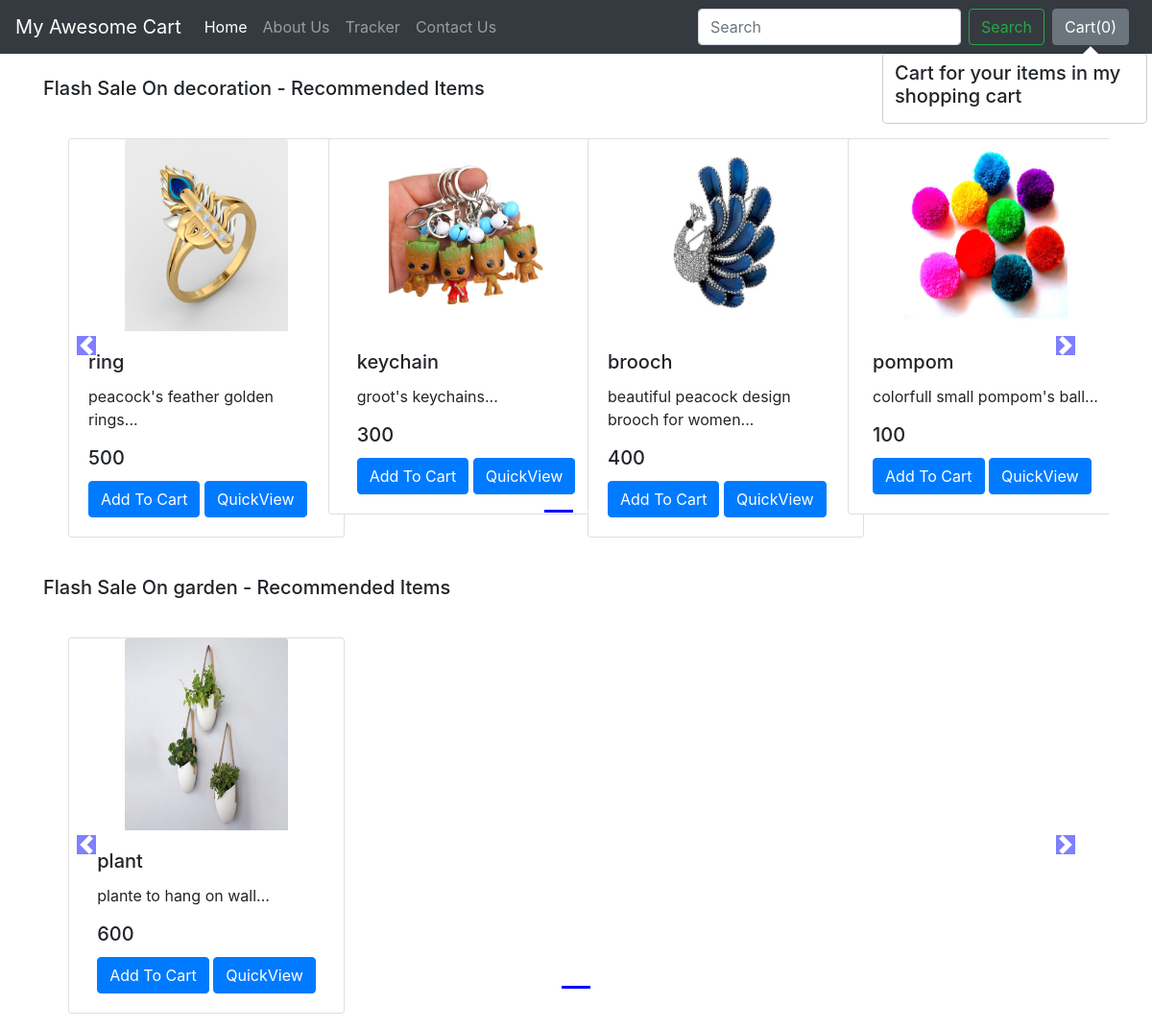
The app's page /shop/ with its own data.
### shop/models.py (models this page shows, shortened)
class product(models.Model):
    product_id = models.AutoField
    product_name = models.CharField(max_length=50)
    category = models.CharField(max_length=50, default="")
    subcategory = models.CharField(max_length=50, default="")
    amount = models.IntegerField(default=0)
    desc = models.CharField(max_length=300)
    pub_date = models.DateField()
    image = models.ImageField(upload_to='shop/images', default="")

### shop/views.py (the view)
# urls.py: path('',views.index),
def index(request):
    products= product.objects.all()
    allProds=[]
    catprods= product.objects.values('category', 'id')
    cats= {item["category"] for item in catprods}
    for cat in cats:
        prod=product.objects.filter(category=cat)
        n = len(prod)
        nSlides = n // 4 + ceil((n / 4) - (n // 4))
        allProds.append([prod, range(1, nSlides), nSlides])
    params={'allProds':allProds }
    return render(request,"shop/index.html", params)

### shop/templates/shop/index.html (shortened to what this page needs)
{% extends 'shop/basic.html' %}
{% block body %}
{% load static %}
<div class="container">
    {% for product, range, nSlides in allProds %}
    <h5 class="my-4">Flash Sale On {{product.0.category}} - Recommended Items</h5>
    <div class="row">
        <div id="demo{{forloop.counter}}" class="col carousel slide my-3" data-ride="carousel">
            <ul class="carousel-indicators">
                <li data-target="#demo{{forloop.counter}}" data-slide-to="0" class="active"></li>
                {% for i in range %}
                <li data-target="#demo{{forloop.parentloop.counter}}" data-slide-to="{{i}}"></li>
                {% endfor %}
            </ul>
            <div class="container carousel-inner no-padding">
                <div class="carousel-item active">
                    {% for i in product %}
                    <div class="col-xs-3 col-sm-3 col-md-3">
                        <div class="card align-items-center" style="width: 18rem;">
                            <img src='/media/{{i.image}}' class="card-img-top" alt="...">
                            <div class="card-body">
                                <h5 class="card-title" id="namepr{{i.id}}">{{i.product_name}}</h5>
                                <p class="card-text">{{i.desc|slice:"0:53"}}...</p>
                                <h5 class="card-title" id="amountpr{{i.id}}">{{i.amount}}</h5>
                                <span id="divpr{{i.id}}" class="divpr">
                                    <button id="pr{{i.id}}" class="btn btn-primary cart">Add To Cart</button>
                                </span>
                                <a href="/shop/products/{{i.id}}"><button id="qv{{i.id}}" class="btn btn-primary cart">QuickView</button></a>
                            </div>
                        </div>
                    </div>
                    {% if forloop.counter|divisibleby:4 and forloop.counter > 0 and not forloop.last %}
                </div>
                <div class="carousel-item">
                    {% endif %}
                    {% endfor %}
                </div>
            </div>
        </div>
        <a class="carousel-control-prev" href="#demo{{forloop.counter}}" data-slide="prev">
            <span class="carousel-control-prev-icon"></span>
        </a>
        <a class="carousel-control-next" href="#demo{{forloop.counter}}" data-slide="next">
            <span class="carousel-control-next-icon"></span>
        </a>
    </div>
    {% endfor %}
</div>
{% endblock %}

### shop/templates/shop/basic.html (shortened to what this page needs)
<!doctype html>
<html lang="en">
  <head>
    <link rel="stylesheet" href="https://stackpath.bootstrapcdn.com/bootstrap/4.2.1/css/bootstrap.min.css">
  </head>
  <body>
    <nav class="navbar navbar-expand-lg navbar-dark bg-dark">
  <a class="navbar-brand" href="/shop">My Awesome Cart</a>
  <div class="collapse navbar-collapse" id="navbarSupportedContent">
    <ul class="navbar-nav mr-auto">
      <li class="nav-item active">
        <a class="nav-link" href="/shop">Home <span class="sr-only">(current)</span></a>
      </li>
      <li class="nav-item">
        <a class="nav-link" href="/shop/about">About Us</a>
      </li>
      <li class="nav-item">
        <a class="nav-link" href="/shop/tracker">Tracker</a>
      </li>
      <li class="nav-item">
        <a class="nav-link" href="/shop/contact">Contact Us</a>
      </li>
    </ul>
    <form method='get' action='/shop/search/' class="form-inline my-2 my-lg-0">
      <input class="form-control mr-sm-2" type="search" placeholder="Search" aria-label="Search" name='search' id='search'>
      <button class="btn btn-outline-success my-2 my-sm-0" type="submit">Search</button>
    </form>
    <button type="button" class="btn btn-secondary mx-2" id="popcart" data-container="body" data-toggle="popover" data-placement="bottom" data-html="true" data-content="Vivamus
sagittis lacus vel augue laoreet rutrum faucibus.">
  Cart(<span id="cart">0</span>)
</button>
  </div>
</nav>
  {% block body %} {% endblock %}
  </body>
</html>

### records on screen
product: category "decoration", image (picture), product_name "ring", desc "peacock's feather golden rings", amount "500"
product: image (picture), product_name "keychain", desc "groot's keychains", amount "300"
product: image (picture), product_name "brooch", desc "beautiful peacock design brooch for women", amount "400"
product: image (picture), product_name "pompom", desc "colorfull small pompom's ball", amount "100"
product: category "garden", image (picture), product_name "plant", desc "plante to hang on wall", amount "600"
